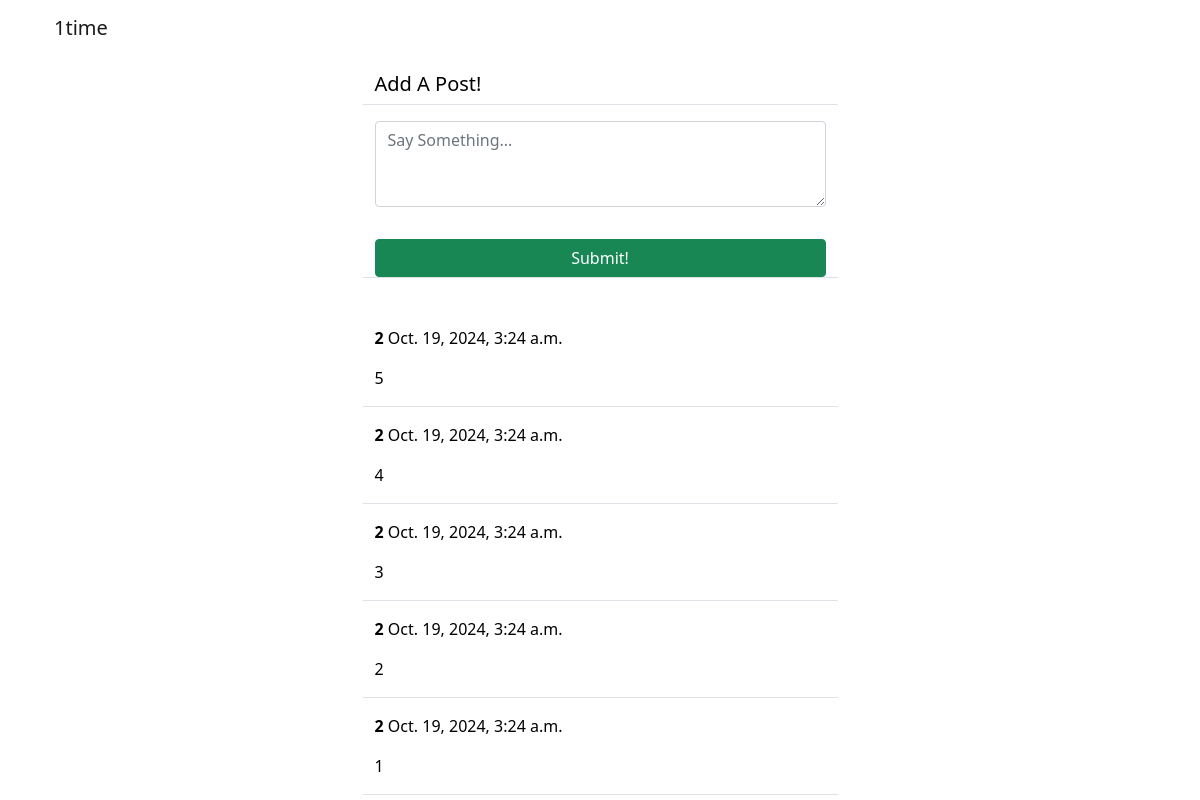
The app's page /social/ with its own data.
### social/models.py (models this page shows)
class Post(models.Model):
    body = models.TextField()
    created_on = models.DateTimeField(default=timezone.now)
    author = models.ForeignKey(User, on_delete=models.CASCADE)

### social/views.py (the view, shortened to what this page needs)
# urls.py: path('', PostListView.as_view(), name='post-list'),
class PostListView(View):
    def get(self, request, *args, **kwargs):
        posts = Post.objects.all().order_by('-created_on')
        form = PostForm()
        context = {
            'post_list': posts,
            'form': form,
        }
        return render(request, 'social/post_list.html', context)

### social/forms.py
class PostForm(forms.ModelForm):
    body = forms.CharField(
        label='',
        widget=forms.Textarea(attrs={
            'rows': '3',
            'placeholder': 'Say Something...'
        }))
    class Meta:
        model = Post
        fields = ['body']

### social/templates/social/post_list.html (shortened to what this page needs)
{% extends 'landing/base.html' %}
{% load crispy_forms_tags %}
{% block content %}
    <div class="container">
        <div class="row justify-content-center mt-3">
            <div class="col-md-5 col-sm-12 border-bottom">
                <h5>Add A Post!</h5>
            </div>
        </div>
        <div class="row justify-content-center mt-3 mb-5">
            <div class="col-md-5 col-sm-12 border-bottom">
                <form method="POST">
                    {{ form | crispy }}
                    <div class="d-grid gap-2">
                        <button class="btn btn-success mt-3">Submit!</button>
                    </div>
                </form>
            </div>
        </div>
        {% for post in post_list %}
        <div class="row justify-content-center mt-3">
            <div class="col-md-5 col-sm-12 border-bottom">
                <p><strong>{{ post.author }}</strong> {{ post.created_on }}</p>
                <p>{{ post.body }}</p>
            </div>
        </div>
        {% endfor %}
    </div>
{% endblock content %}

### landing/templates/landing/base.html (shortened to what this page needs)
<!doctype html>
<html lang="en">
  <head>
    <link href="https://cdn.jsdelivr.net/npm/bootstrap@5.0.2/dist/css/bootstrap.min.css" rel="stylesheet">
  </head>
  <body>
    {% include 'landing/navbar.html' %}
    {% block content %}
    {% endblock content %}
  </body>
</html>

### landing/templates/landing/navbar.html (shortened to what this page needs)
<div class="container">
    <nav class="navbar navbar-expand-lg navbar-light">
        <div class="container-fluid">
            <a class="navbar-brand"
                {% if user.is_authenticated %}
                href="{% url 'post-list' %}"
                {% else %}
                href="{% url 'index' %}"
                {% endif %}
            >1time</a>
        </div>
    </nav>
</div>

### landing/templates/landing/navbar.html (style rules this page uses)
body { background-color: white; color: black; }
.navbar-brand { color: black; }

### records on screen
Post: author "2", created_on "Oct. 19, 2024, 3:24 a.m.", body "5"
Post: author "2", created_on "Oct. 19, 2024, 3:24 a.m.", body "4"
Post: author "2", created_on "Oct. 19, 2024, 3:24 a.m.", body "3"
Post: author "2", created_on "Oct. 19, 2024, 3:24 a.m.", body "2"
Post: author "2", created_on "Oct. 19, 2024, 3:24 a.m.", body "1"
